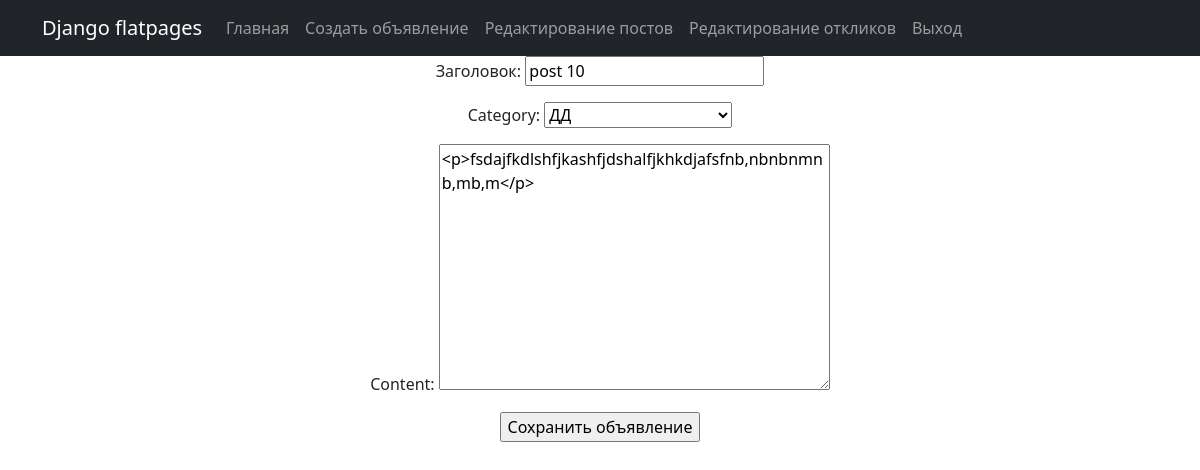
The app's page /posts/upsate_pos/14/ (signed in) with its own data.
### Post/models.py (models this page shows, shortened)
class Posts(models.Model):
    id_Post = models.BigAutoField(primary_key=True)
    header = models.CharField(verbose_name="Заголовок", max_length=150)
    '''content = RichTextField()'''
    content = RichTextUploadingField('contents')
    author = models.ForeignKey(User, on_delete=models.CASCADE, related_name='Пост_Пользователя')
    category = models.ForeignKey('Category', on_delete=models.CASCADE, related_name='Категория')

### Post/views.py (the view)
# urls.py: path('upsate_pos/<int:pk>/', PostUpdate.as_view(), name='up_post'),
class PostUpdate(LoginRequiredMixin, UpdateView):
    template_name = 'creat.html'
    form_class = PostsForm
    '''permission_required'''
    def get_object(self, **kwargs):
        id = self.kwargs.get('pk')
        return Posts.objects.get(id_Post=id)

### Post/forms.py
class PostsForm(ModelForm):
    class Meta:
        model = Posts
        fields = ['header', 'category', 'content', 'author']
        widgets = {'author': forms.HiddenInput(), }

### Post/models.py (called while the page is built)
    def __str__(self):
        return f'{self.name}'

### templates/creat.html (shortened to what this page needs)
{% extends 'base/default.html' %}
{% block content %}
    <form method="POST">
        {{ form.as_p }}
        <input type="submit" value="Сохранить объявление">
    </form>
{% endblock content %}

### records on screen
Posts: header "post 10", category "ДД", content "<p>fsdajfkdlshfjkashfjdshalfjkhkdjafsfnb,nbnbnmnb,mb,m</p>"
